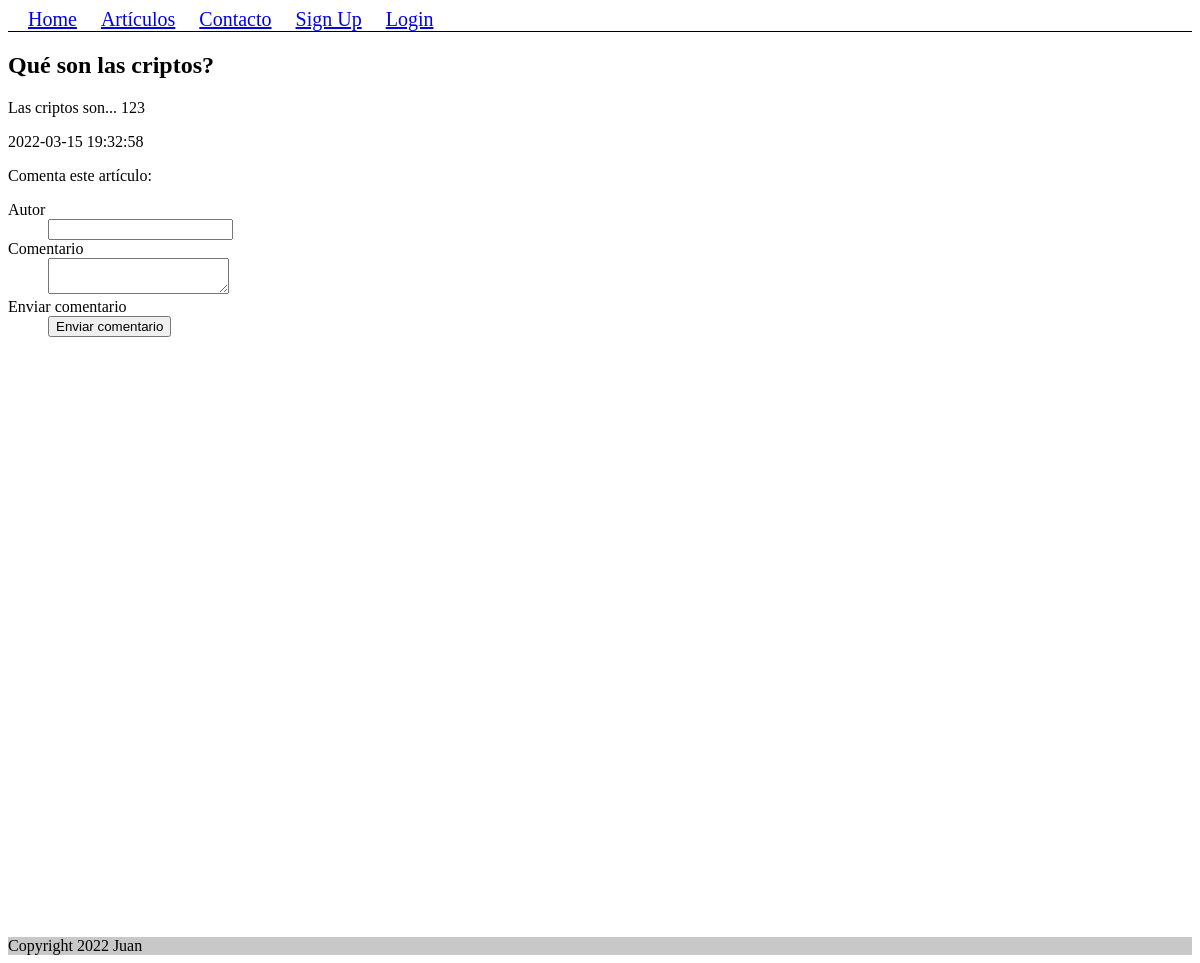
The page /1/articulo on the database its author committed.
### tables this page shows
CREATE TABLE "articulos" (
	"id"	INTEGER,
	"titulo"	TEXT NOT NULL,
	"fecha"	TIMESTAMP NOT NULL DEFAULT CURRENT_TIMESTAMP,
	"articulo"	TEXT NOT NULL,
	"tags"	TEXT,
	PRIMARY KEY("id" AUTOINCREMENT)
);

### application/route.py (the view)
@mainpages_bp.route("/<int:id>/articulo")
def ver_articulo(id):
	form = Form_Comentarios(request.form)
	conn = get_db_connection()
	articulo = conn.execute('SELECT * FROM articulos WHERE id=?', (id,)).fetchone()
	conn.commit()
	close_db()
	if request.method == "POST":
		autor = form.autor.data
		comentario = form.comentario.data
	return render_template("ver_articulo.html", articulo=articulo, form=form)

### application/forms.py
class Form_Comentarios(Form):
    autor = StringField("Autor")
    comentario = TextAreaField("Comentario")
    boton = SubmitField("Enviar comentario")

### application/bd.py (called while the page is built)
def get_db_connection():
    if 'db' not in g:
        g.db = sqlite3.connect(current_app.config['DATABASE'], detect_types=sqlite3.PARSE_DECLTYPES)
        g.db.row_factory = sqlite3.Row
    return g.db

### application/templates/ver_articulo.html
{% from "_macroform.html" import render_field  %}
{% extends "base.html" %}
{% block content %}
<h2>{{ articulo['titulo'] }}</h2>
<p>{{ articulo['articulo'] }}</p>
<p>{{ articulo['fecha'] }}</p>
<p>Comenta este artículo:</p>
<form method=POST>
    <dl class="formulario">
        {{ render_field(form.autor) }}
        {{ render_field(form.comentario) }}
        {{ render_field(form.boton) }}
    </dl>
</form>
{% endblock %}

### rows shown on the page
articulos: titulo "Qué son las criptos?", articulo "Las criptos son... 123", fecha "2022-03-15 19:32:58"

### other values the page prints
{{ field.label }} "Autor Comentario Enviar comentario"
